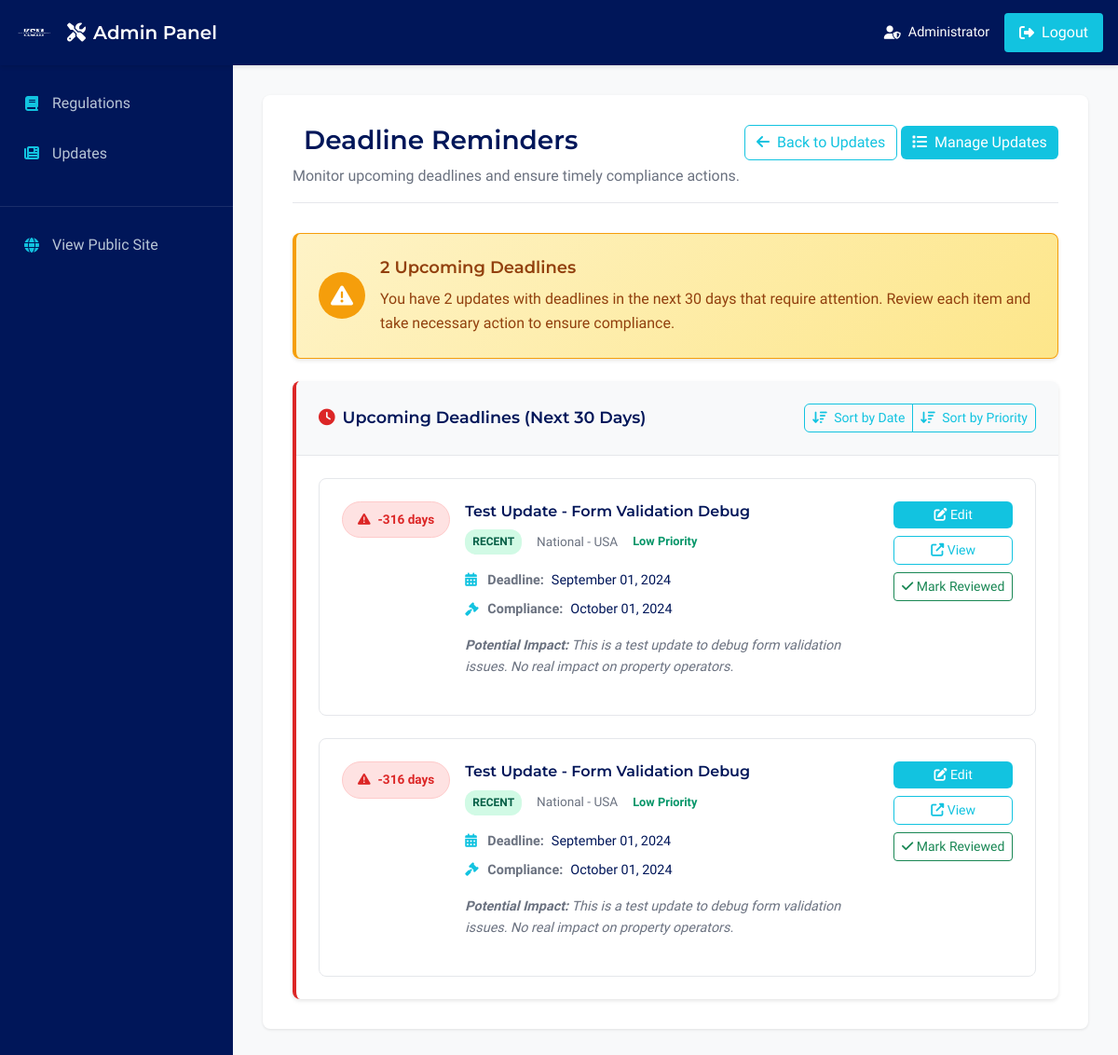
The app's page /admin/updates/deadline-reminders (signed in) with its own data.
### models.py (models this page shows, shortened)
class Update(db.Model):
    id = db.Column(db.Integer, primary_key=True)
    title = db.Column(db.String(200), nullable=False)
    description = db.Column(db.Text, nullable=False)
    jurisdiction_affected = db.Column(db.String(100), nullable=False)
    jurisdiction_level = db.Column(db.String(20), nullable=False, default='Local')  # National, State, Local
    update_date = db.Column(db.Date, nullable=False)
    status = db.Column(db.String(20), nullable=False)  # Recent, Upcoming, Proposed
    category = db.Column(db.String(50), nullable=False, default='Regulatory Changes')  # Regulatory Changes, Tax Updates, Licensing Changes, Court Decisions, Industry News
    impact_level = db.Column(db.String(10), nullable=False, default='Medium')  # High, Medium, Low
    effective_date = db.Column(db.Date, nullable=True)  # When the change becomes effective
    deadline_date = db.Column(db.Date, nullable=True)  # Deadline for compliance/action
    action_required = db.Column(db.Boolean, default=False)  # Whether action is required
    action_description = db.Column(db.Text, nullable=True)  # Description of required action
    property_types = db.Column(db.String(100), nullable=False, default='Both')  # Residential, Commercial, Both
    related_regulation_ids = db.Column(db.Text, nullable=True)  # Comma-separated IDs of related regulations
    tags = db.Column(db.Text, nullable=True)  # Comma-separated tags for better categorization
    source_url = db.Column(db.String(500), nullable=True)  # Official source URL
    priority = db.Column(db.Integer, default=3)  # 1=High, 2=Medium, 3=Low (for sorting)
    expected_decision_date = db.Column(db.Date, nullable=True)  # Expected decision date for proposed changes
    potential_impact = db.Column(db.Text, nullable=True)  # Impact assessment for proposed changes
    decision_status = db.Column(db.String(20), nullable=True)  # Under Review, Public Hearings, Proposed, Approved, Rejected
    change_type = db.Column(db.String(20), nullable=False, default='Recent')  # Recent, Upcoming, Proposed
    compliance_deadline = db.Column(db.Date, nullable=True)  # Deadline for compliance with new changes
    affected_operators = db.Column(db.Text, nullable=True)  # Description of which operators are affected
    summary = db.Column(db.Text, nullable=True)  # Brief summary for the Summary section
    full_text = db.Column(db.Text, nullable=True)  # Full detailed text of the update
    compliance_requirements = db.Column(db.Text, nullable=True)  # Specific compliance requirements
    implementation_timeline = db.Column(db.Text, nullable=True)  # Timeline for implementation
    official_sources = db.Column(db.Text, nullable=True)  # Official sources and references
    expert_analysis = db.Column(db.Text, nullable=True)  # Kaystreet Management's interpretation
    kaystreet_commitment = db.Column(db.Text, nullable=True)  # Kaystreet Management's commitment statement
    created_at = db.Column(db.DateTime, default=datetime.utcnow)
    updated_at = db.Column(db.DateTime, default=datetime.utcnow, onupdate=datetime.utcnow)

### app/blueprints/admin.py (the view)
@admin_bp.route('/updates/deadline-reminders')
@require_admin_login
@log_admin_action('deadline_reminders')
def deadline_reminders():
    try:
        thirty_days_from_now = datetime.now().date() + timedelta(days=30)
        upcoming_deadlines = Update.query.filter(
            db.or_(
                db.and_(Update.deadline_date.isnot(None), Update.deadline_date <= thirty_days_from_now),
                db.and_(Update.compliance_deadline.isnot(None), Update.compliance_deadline <= thirty_days_from_now),
                db.and_(Update.expected_decision_date.isnot(None), Update.expected_decision_date <= thirty_days_from_now)
            )
        ).order_by(
            db.case(
                (Update.deadline_date.isnot(None), Update.deadline_date),
                (Update.compliance_deadline.isnot(None), Update.compliance_deadline),
                else_=Update.expected_decision_date
            )
        ).all()
        today = datetime.now().date()
        for update in upcoming_deadlines:
            deadline_date = update.deadline_date or update.compliance_deadline or update.expected_decision_date
            if deadline_date:
                update.days_until = (deadline_date - today).days
            else:
                update.days_until = 999
        logger.info(f"Retrieved {len(upcoming_deadlines)} updates with upcoming deadlines")
        return render_template('admin/deadline_reminders.html', updates=upcoming_deadlines)
    except Exception as e:
        logger.error(f"Error in deadline_reminders: {str(e)}", exc_info=True)
        admin_flash(f'Error loading deadline reminders: {str(e)}', 'error')
        return redirect(url_for('admin.manage_updates'))

### templates/admin/deadline_reminders.html (shortened to what this page needs)
{% extends "admin/admin_base.html" %}
{% block content %}
<div class="admin-content">
    <div class="admin-page-header">
        <div class="d-flex justify-content-between align-items-start">
            <div>
                <h1 class="admin-page-title">
                    Deadline Reminders
                </h1>
                <p class="admin-page-subtitle">Monitor upcoming deadlines and ensure timely compliance actions.</p>
            </div>
            <div class="admin-header-actions">
                <a href="{{ url_for('admin.manage_updates') }}" class="btn btn-outline-secondary">
                    <i class="fas fa-arrow-left me-1"></i>
                    Back to Updates
                </a>
                <a href="{{ url_for('admin.manage_updates') }}" class="btn btn-primary">
                    <i class="fas fa-list me-1"></i>
                    Manage Updates
                </a>
            </div>
        </div>
    </div>
    {% if updates %}
    <div class="row mb-4">
        <div class="col-12">
            <div class="deadline-summary-alert">
                <div class="alert-icon">
                    <i class="fas fa-exclamation-triangle"></i>
                </div>
                <div class="alert-content">
                    <h5 class="alert-title">{{ updates|length }} Upcoming Deadlines</h5>
                    <p class="alert-message">
                        You have {{ updates|length }} updates with deadlines in the next 30 days that require attention.
                        Review each item and take necessary action to ensure compliance.
                    </p>
                </div>
            </div>
        </div>
    </div>
    <div class="row">
        <div class="col-12">
            <div class="deadlines-card">
                <div class="deadlines-header">
                    <h5 class="deadlines-title">
                        <i class="fas fa-clock me-2"></i>
                        Upcoming Deadlines (Next 30 Days)
                    </h5>
                    <div class="deadlines-actions">
                        <div class="btn-group">
                            <button class="btn btn-sm btn-outline-secondary" onclick="sortDeadlines('date')">
                                <i class="fas fa-sort-amount-down me-1"></i>
                                Sort by Date
                            </button>
                            <button class="btn btn-sm btn-outline-secondary" onclick="sortDeadlines('priority')">
                                <i class="fas fa-sort-amount-down me-1"></i>
                                Sort by Priority
                            </button>
                        </div>
                    </div>
                </div>
                <div class="deadlines-body">
                    <div class="deadlines-list" id="deadlinesList">
                        {% for update in updates %}
                        <div class="deadline-item" data-priority="{{ update.priority or '3' }}" data-date="{{ update.deadline_date or update.compliance_deadline or update.expected_decision_date }}">
                            <div class="deadline-urgency">
                                {% if update.days_until <= 3 %}
                                    <div class="urgency-badge urgent">
                                        <i class="fas fa-exclamation-triangle"></i>
                                        {{ update.days_until }} day{{ 's' if update.days_until != 1 else '' }}
                                    </div>
                                {% elif update.days_until <= 7 %}
                                    <div class="urgency-badge warning">
                                        <i class="fas fa-clock"></i>
                                        {{ update.days_until }} days
                                    </div>
                                {% else %}
                                    <div class="urgency-badge normal">
                                        <i class="fas fa-calendar"></i>
                                        {{ update.days_until }} days
                                    </div>
                                {% endif %}
                            </div>
                            <div class="deadline-content">
                                <div class="deadline-header">
                                    <h6 class="deadline-title">{{ update.title }}</h6>
                                    <div class="deadline-meta">
                                        <span class="deadline-status status-{{ (update.change_type or update.status).lower() }}">
                                            {{ update.change_type or update.status }}
                                        </span>
                                        <span class="deadline-jurisdiction">{{ update.jurisdiction_level }} - {{ update.jurisdiction_affected }}</span>
                                        <span class="deadline-priority priority-{{ update.priority or '3' }}">
                                            {% if update.priority == '1' %}High Priority{% elif update.priority == '2' %}Medium Priority{% else %}Low Priority{% endif %}
                                        </span>
                                    </div>
                                </div>
                                <div class="deadline-dates">
                                    {% if update.deadline_date %}
                                        <div class="deadline-date">
                                            <i class="fas fa-calendar-alt"></i>
                                            <span class="date-label">Deadline:</span>
                                            <span class="date-value">{{ update.deadline_date.strftime('%B %d, %Y') }}</span>
                                        </div>
                                    {% endif %}
                                    {% if update.compliance_deadline %}
                                        <div class="deadline-date">
                                            <i class="fas fa-gavel"></i>
                                            <span class="date-label">Compliance:</span>
                                            <span class="date-value">{{ update.compliance_deadline.strftime('%B %d, %Y') }}</span>
                                        </div>
                                    {% endif %}
                                </div>
                                {% if update.potential_impact %}
                                <div class="deadline-impact">
                                    <strong>Potential Impact:</strong>
                                    {{ update.potential_impact[:150] }}{% if update.potential_impact|length > 150 %}...{% endif %}
                                </div>
                                {% endif %}
                            </div>
                            <div class="deadline-actions">
                                <a href="{{ url_for('admin.edit_update', update_id=update.id) }}"
                                   class="btn btn-sm btn-primary">
                                    <i class="fas fa-edit"></i>
                                    Edit
                                </a>
                                <a href="{{ url_for('main.update_detail', update_id=update.id) }}"
                                   class="btn btn-sm btn-outline-secondary" target="_blank">
                                    <i class="fas fa-external-link-alt"></i>
                                    View
                                </a>
                                <button class="btn btn-sm btn-outline-success"
                                        onclick="markAsReviewed({{ update.id }})">
                                    <i class="fas fa-check"></i>
                                    Mark Reviewed
                                </button>
                            </div>
                        </div>
                        {% endfor %}
                    </div>
                </div>
            </div>
        </div>
    </div>
    {% endif %}
</div>
{% set now = moment %}
{% endblock %}

### records on screen
Update: days_until "-316", days_until "s", title "Test Update - Form Validation Debug", change_type "RECENT", jurisdiction_level "National", jurisdiction_affected "USA", priority "Low Priority", deadline_date "September 01, 2024", compliance_deadline "October 01, 2024", potential_impact "This is a test update to debug form validation issues. No real impact on property operators."
Update: days_until "-316", days_until "s", title "Test Update - Form Validation Debug", change_type "RECENT", jurisdiction_level "National", jurisdiction_affected "USA", priority "Low Priority", deadline_date "September 01, 2024", compliance_deadline "October 01, 2024", potential_impact "This is a test update to debug form validation issues. No real impact on property operators."

### other values on screen
{{ updates|length }} "2"
